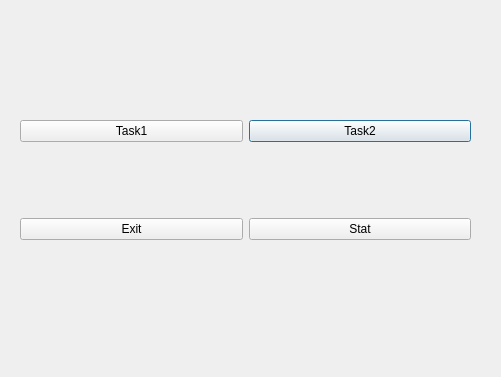
<?xml version="1.0" encoding="UTF-8"?>
<ui version="4.0">
 <class>menu_window</class>
 <widget class="QDialog" name="menu_window">
  <property name="geometry">
   <rect>
    <x>0</x>
    <y>0</y>
    <width>501</width>
    <height>377</height>
   </rect>
  </property>
  <property name="windowTitle">
   <string>Dialog</string>
  </property>
  <widget class="QLabel" name="label_login">
   <property name="geometry">
    <rect>
     <x>200</x>
     <y>40</y>
     <width>63</width>
     <height>20</height>
    </rect>
   </property>
   <property name="text">
    <string/>
   </property>
  </widget>
  <widget class="QWidget" name="gridLayoutWidget">
   <property name="geometry">
    <rect>
     <x>20</x>
     <y>50</y>
     <width>451</width>
     <height>261</height>
    </rect>
   </property>
   <layout class="QGridLayout" name="gridLayout">
    <item row="0" column="1">
     <widget class="QPushButton" name="pushButton_task2">
      <property name="text">
       <string>Task2</string>
      </property>
     </widget>
    </item>
    <item row="0" column="0">
     <widget class="QPushButton" name="pushButton_task1">
      <property name="text">
       <string>Task1</string>
      </property>
     </widget>
    </item>
    <item row="1" column="0">
     <widget class="QPushButton" name="pushButton_exit">
      <property name="text">
       <string>Exit</string>
      </property>
     </widget>
    </item>
    <item row="1" column="1">
     <widget class="QPushButton" name="pushButton_stat">
      <property name="text">
       <string>Stat</string>
      </property>
     </widget>
    </item>
   </layout>
  </widget>
 </widget>
 <resources/>
 <connections/>
</ui>
